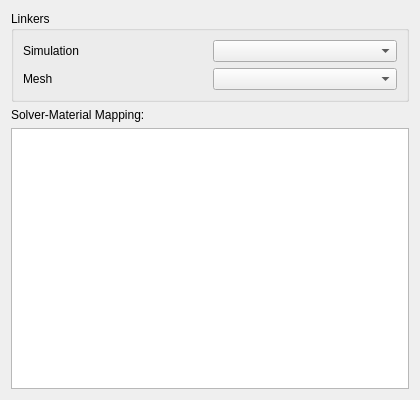
<?xml version="1.0" encoding="UTF-8"?>
<ui version="4.0">
 <class>ForcesWidget</class>
 <widget class="QWidget" name="ForcesWidget">
  <property name="geometry">
   <rect>
    <x>0</x>
    <y>0</y>
    <width>420</width>
    <height>400</height>
   </rect>
  </property>
  <property name="sizePolicy">
   <sizepolicy hsizetype="Preferred" vsizetype="Preferred">
    <horstretch>0</horstretch>
    <verstretch>0</verstretch>
   </sizepolicy>
  </property>
  <property name="windowTitle">
   <string>Local run</string>
  </property>
  <layout class="QVBoxLayout" name="verticalLayout">
   <item>
    <widget class="QGroupBox" name="Mesh_and_Solver">
     <property name="title">
      <string>Linkers</string>
     </property>
     <layout class="QGridLayout" name="gridLayout_4">
      <item row="0" column="0">
       <widget class="QLabel" name="label_3">
        <property name="text">
         <string>Simulation</string>
        </property>
       </widget>
      </item>
      <item row="1" column="0">
       <widget class="QLabel" name="label">
        <property name="text">
         <string>Mesh</string>
        </property>
       </widget>
      </item>
      <item row="1" column="1">
       <widget class="QComboBox" name="comb_Mesh"/>
      </item>
      <item row="0" column="1">
       <widget class="QComboBox" name="comb_Simulation"/>
      </item>
     </layout>
    </widget>
   </item>
   <item>
    <widget class="QLabel" name="label_2">
     <property name="text">
      <string>Solver-Material Mapping:</string>
     </property>
    </widget>
   </item>
   <item>
    <widget class="QTableWidget" name="tw_Solver"/>
   </item>
  </layout>
 </widget>
 <resources/>
 <connections/>
</ui>
